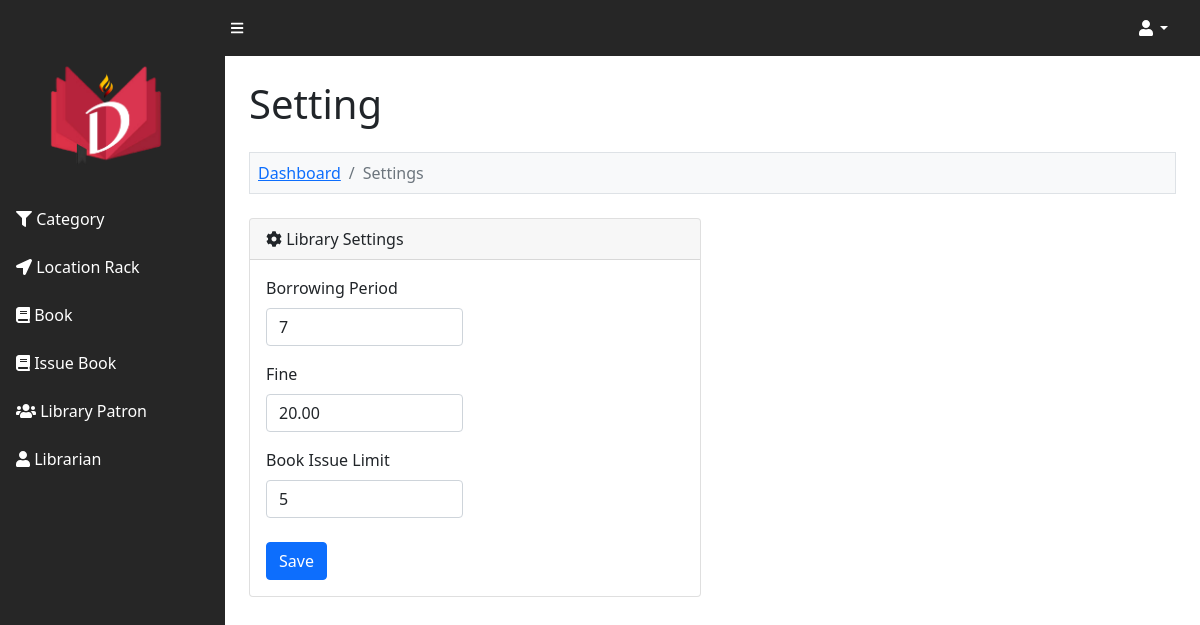
The page /DIGIBRI/admin/setting.php (signed in) on the database its author committed.
### tables this page shows
CREATE TABLE `lms_setting` (
  `setting_id` int(11) NOT NULL,
  `library_total_book_issue_day` int(5) NOT NULL,
  `library_one_day_fine` decimal(4,2) NOT NULL,
  `library_issue_total_book_per_user` int(3) NOT NULL
);

### DIGIBRI/function.php (called while the page is built, shortened)
<?php
function notify($connect)
{
	$total = 0;
	$query = "
	SELECT COUNT(issue_book_id) AS Total FROM lms_issue_book WHERE book_issue_status = 'Pending'
	";
	$result = $connect->query($query);
	foreach($result as $row)
	{
		$total = $row["Total"];
	}
	return $total;
}
?>

### DIGIBRI/admin/setting.php (the view, shortened to what this page needs)
<?php
include '../database_connection.php';
include '../function.php';
$query = "
SELECT * FROM lms_setting
LIMIT 1
";
$result = $connect->query($query);
include '../header.php';
?>
<div class="container-fluid px-4">
	<h1 class="mt-4">Setting</h1>
	<ol class="breadcrumb mt-4 mb-4 bg-light p-2 border">
		<li class="breadcrumb-item"><a href="index.php">Dashboard</a></li>
		<li class="breadcrumb-item active">Settings</a></li>
	</ol>
	<div class="row">
		<div class="col-md-6">
	<div class="card mb-4">
		<div class="card-header">
			<i class="fas fa-cog"></i> Library Settings
		</div>
		<div class="card-body">
			<form method="post">
				<?php
				foreach($result as $row)
				{
				?>
				<div class="row">
					<div class="col-md-6">
						<div class="mb-3">
							<label class="form-label">Borrowing Period</label>
							<input type="number" name="library_total_book_issue_day" id="library_total_book_issue_day" class="form-control" value="<?php echo $row['library_total_book_issue_day']; ?>" />
						</div>
					</div>
				</div>
				<div class="row">
					<div class="col-md-6">
						<div class="mb-3">
							<label class="form-label">Fine</label>
							<input type="number" name="library_one_day_fine" id="library_one_day_fine" class="form-control" value="<?php echo $row['library_one_day_fine']; ?>" />
						</div>
					</div>
				</div>
				<div class="row">
					<div class="col-md-6">
						<label class="form-label">Book Issue Limit</label>
						<input type="number" name="library_issue_total_book_per_user" id="library_issue_total_book_per_user" class="form-control" value="<?php echo $row['library_issue_total_book_per_user']; ?>" />
					</div>
				</div>
				<div class="mt-4 mb-0">
					<input type="submit" name="edit_setting" class="btn btn-primary" value="Save" />
				</div>
				<?php
				}
				?>
			</form>
		</div>
	</div>
		</div>
	</div>
</div>

### rows shown on the page
lms_setting: library_total_book_issue_day "7", library_one_day_fine "20.00", library_issue_total_book_per_user "5"
